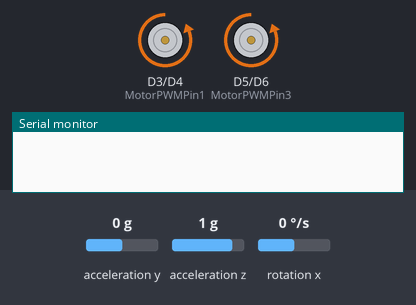
Bench run of a sketch on a simulated ESP8266 (NodeMCU). Shown: motor-driver pin pairs drawn as motors (green arrow = first pin HIGH = forward, orange = second pin HIGH = backward, longer = more drive), the last lines printed to the serial monitor. The inputs (shaded band) are chosen by the test bench; at power-on: acceleration y 0 g, acceleration z 1 g, rotation x 0 °/s. WiFi joins after 1.5 s; servers stay silent unless stated.

Above: at 2.7 s.
2.8 s: acceleration y set to 0.8 g
At 5.08 s:
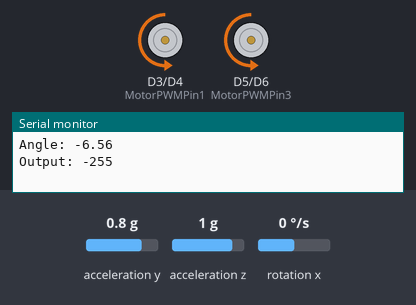
At 5.68 s:
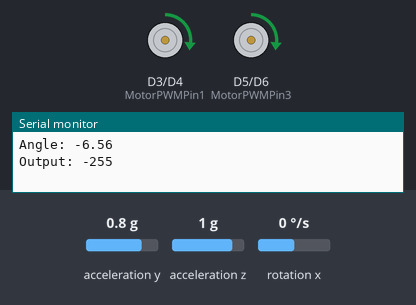
5.8 s: acceleration z set to 1.4 g
8.8 s: rotation x set to 100 °/s
10.3 s: rotation x set to -192 °/s
At 11.8 s:
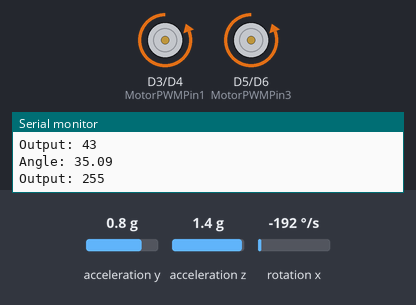
Timing chart, 0 to 13.2 s (numbered marks = the images above; inputs shaded):
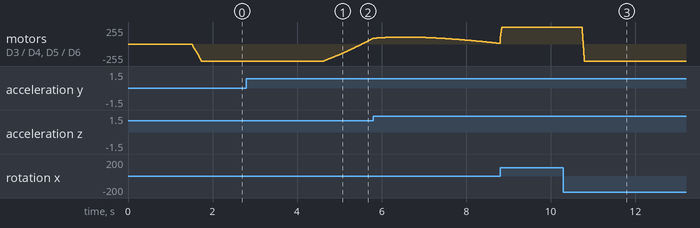

The sketch:

code.ino
```cpp
//#define AP_MODE 1
#define STA_MODE 1

#include <ESP8266WiFi.h>
#include <WiFiClient.h>
#include <ESP8266WebServer.h>
#include <ESP8266HTTPUpdateServer.h>
#include "Wire.h"
#include "I2Cdev.h"
#include "MPU6050.h"
#include "math.h"
ESP8266WebServer httpServer(80);
ESP8266HTTPUpdateServer httpUpdater;

#ifdef STA_MODE
    #include <DNSServer.h>
    #include <WiFiManager.h>
#endif


float Kp = 55;
float Kd = -0.5;
float Ki = 70;
float targetAngle = -0.35;

/*********HTML Contents************/
const char index_html[] PROGMEM = R"=====(
    <!DOCTYPE html>
    <html>
    <head>
        <title>Self-Balancing Robot</title>
        <script src="/js/zepto.min.js"></script>
    </head>
    <body>
        <h1>Self-Balancing Robot Control Panel</h1>
        <h2>Adjust Parameters:</h2>
        <form action="/Tune">
            <label for="angle">Target Angle:</label>
            <input type="text" id="angle" name="angle"><br><br>
            <label for="i">Ki:</label>
            <input type="text" id="i" name="i"><br><br>
            <label for="d">Kd:</label>
            <input type="text" id="d" name="d"><br><br>
            <label for="p">Kp:</label>
            <input type="text" id="p" name="p"><br><br>
            <input type="submit" value="Submit">
        </form>
        <h2>Current Parameters:</h2>
        <p id="parameters"></p>
        <script>
            function updateParameters() {
                var xhttp = new XMLHttpRequest();
                xhttp.onreadystatechange = function() {
                    if (this.readyState == 4 && this.status == 200) {
                        document.getElementById("parameters").innerHTML = this.responseText;
                    }
                };
                xhttp.open("GET", "/Tune?ok=1", true);
                xhttp.send();
            }
            setInterval(updateParameters, 1000);
        </script>
    </body>
    </html>
)=====";

/**********JS ***********/
const char jquery_js[] PROGMEM = R"=====(
    // Zepto.js library goes here
)=====";

void handlejQuery(){
    httpServer.send_P ( 200, "application/js", jquery_js);
}

void handleRoot() {
    httpServer.send_P ( 200, "text/html", index_html);
}

void handleTuning(){
    // Handle parameter tuning here
}

void handleNotFound() {
    String message = "File Not Found\n\n";
    httpServer.send ( 404, "text/plain", message );
}

#define MotorPWMPin1   D3
#define MotorPWMPin2   D4
#define MotorPWMPin3   D5 // Additional pin for second motor
#define MotorPWMPin4   D6 // Additional pin for second motor
#define sampleTime  0.01
MPU6050 mpu;
int16_t accY, accZ, gyroX;
volatile int motorPowerA, motorPowerB, gyroRate;
volatile float accAngle, gyroAngle, currentAngle, prevAngle=0, error, prevError=0, errorSum=0;
volatile byte count=0;

void setMotors(int MotorPWMA, int MotorPWMB) {
    if(MotorPWMA >= 0) {
        analogWrite(MotorPWMPin1, MotorPWMA);
        analogWrite(MotorPWMPin2, 0);
    } else {
        analogWrite(MotorPWMPin2, -MotorPWMA);
        analogWrite(MotorPWMPin1, 0);
    }
    if(MotorPWMB >= 0) {
        analogWrite(MotorPWMPin3, MotorPWMB);
        analogWrite(MotorPWMPin4, 0);
    } else {
        analogWrite(MotorPWMPin4, -MotorPWMB);
        analogWrite(MotorPWMPin3, 0);
    }
}

void setup() {
    pinMode(MotorPWMPin1, OUTPUT);
    pinMode(MotorPWMPin2, OUTPUT);
    pinMode(MotorPWMPin3, OUTPUT); // Additional pin for second motor
    pinMode(MotorPWMPin4, OUTPUT); // Additional pin for second motor
    setMotors(0, 0);
    Serial.begin(115200);
    Wire.begin();
    analogWriteRange(255);
    #ifdef STA_MODE
    WiFiManager wifiManager;
    wifiManager.autoConnect("RobotWifiConfig");
    #endif
    mpu.initialize();
    mpu.setXAccelOffset(-553);
    mpu.setYAccelOffset(460);
    mpu.setZAccelOffset(1139);
    mpu.setXGyroOffset(2748);
    mpu.setYGyroOffset(-2254);
    mpu.setZGyroOffset(1063);
    // initialize PID sampling loop
    httpUpdater.setup(&httpServer);
    httpServer.on("/", handleRoot); // Corrected route for root page
    httpServer.on("/Tune", handleTuning);
    httpServer.on(jquery_js, handlejQuery);
    httpServer.onNotFound(handleNotFound);
    httpServer.begin();
}


unsigned int lastTempUpdate=0;
unsigned int counter=0;
void periodicFunc() {
    if ((millis() - lastTempUpdate) > (sampleTime*1000)) {
        lastTempUpdate=millis();
        accAngle = atan2(accY, accZ)*RAD_TO_DEG;
        gyroRate = map(gyroX - 2748, -32768, 32767, -250, 250); // Adjusted gyroX with offset
        gyroAngle = (float)gyroRate*sampleTime;
        currentAngle = 0.9934*(prevAngle + gyroAngle) + 0.0066*(accAngle);
        error = currentAngle - targetAngle;
        errorSum = errorSum + error;
        errorSum = constrain(errorSum, -300, 300);
        motorPowerA = Kp*(error) + Ki*(errorSum)*sampleTime - Kd*(currentAngle-prevAngle)/sampleTime;
        motorPowerB = motorPowerA; // Same power for both motors, adjust as needed
        prevAngle = currentAngle;
        motorPowerA = constrain(motorPowerA, -255, 255);
        motorPowerB = constrain(motorPowerB, -255, 255);
        setMotors(motorPowerA, motorPowerB);
        counter++;
        if(counter%200==0)
        {
            Serial.print("Angle: ");
            Serial.println(currentAngle);
            Serial.print("Output: ");
            Serial.println(motorPowerA);
        }
    }
}

void loop() {
    httpServer.handleClient();
    accY = mpu.getAccelerationY();
    accZ = mpu.getAccelerationZ();
    gyroX = mpu.getRotationX();
    periodicFunc();
}
```

Measured:
- after the input at 2.8 s, motor on D3 (MotorPWMPin1) / D4 (MotorPWMPin2), motor on D5 (MotorPWMPin3) / D6 (MotorPWMPin4): moves from backward 255/255 to forward 90/255 over 1.2 s, starting after 1.8 s
- after the input at 10.3 s, motor on D3 (MotorPWMPin1) / D4 (MotorPWMPin2), motor on D5 (MotorPWMPin3) / D6 (MotorPWMPin4): forward 255/255 → backward 255/255 after 0.45 s
